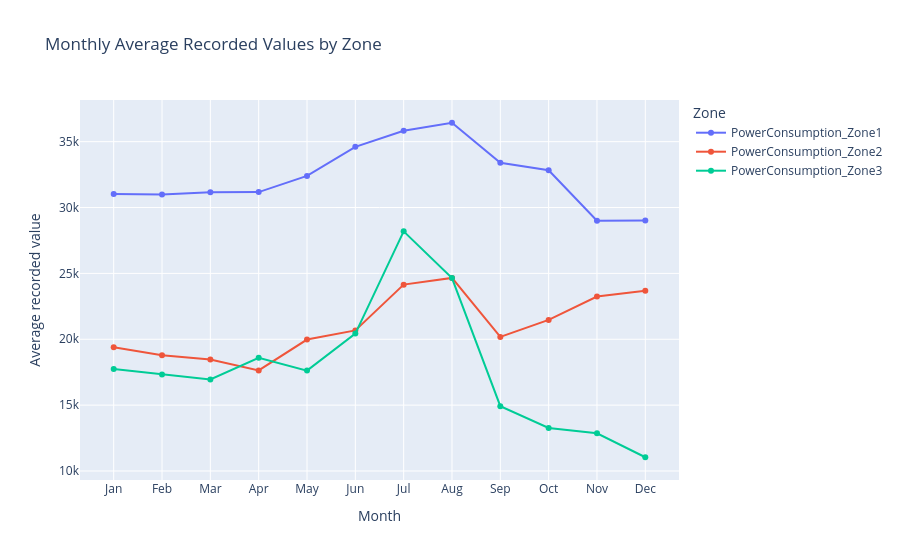

Source (notebook cell):
### Code cell
import plotly.express as px

monthly_plot = monthly_avg.copy()
monthly_plot.index.name = "Month"
monthly_plot = monthly_plot.reset_index()

monthly_long = monthly_plot.melt(
    id_vars="Month",
    var_name="Zone",
    value_name="Average recorded value"
)

fig = px.line(
    monthly_long,
    x="Month",
    y="Average recorded value",
    color="Zone",
    markers=True,
    title="Monthly Average Recorded Values by Zone"
)

fig.show()

### Figure 1 — Plotly figure (JSON) as saved in the notebook; plotly's stock layout.template omitted (floating-point values rounded to 4 significant figures)
{"data": [{"hovertemplate": "Zone=PowerConsumption_Zone1<br>Month=%{x}<br>Average recorded value=%{y}<extra></extra>", "legendgroup": "PowerConsumption_Zone1", "line": {"color": "#636efa", "dash": "solid"}, "marker": {"symbol": "circle"}, "mode": "lines+markers", "name": "PowerConsumption_Zone1", "orientation": "v", "showlegend": true, "type": "scatter", "x": ["Jan", "Feb", "Mar", "Apr", "May", "Jun", "Jul", "Aug", "Sep", "Oct", "Nov", "Dec"], "xaxis": "x", "y": [31030.0, 30990.0, 31160.0, 31170.0, 32400.0, 34610.0, 35830.0, 36440.0, 33400.0, 32830.0, 29000.0, 29020.0], "yaxis": "y"}, {"hovertemplate": "Zone=PowerConsumption_Zone2<br>Month=%{x}<br>Average recorded value=%{y}<extra></extra>", "legendgroup": "PowerConsumption_Zone2", "line": {"color": "#EF553B", "dash": "solid"}, "marker": {"symbol": "circle"}, "mode": "lines+markers", "name": "PowerConsumption_Zone2", "orientation": "v", "showlegend": true, "type": "scatter", "x": ["Jan", "Feb", "Mar", "Apr", "May", "Jun", "Jul", "Aug", "Sep", "Oct", "Nov", "Dec"], "xaxis": "x", "y": [19390.0, 18790.0, 18460.0, 17630.0, 19980.0, 20670.0, 24150.0, 24660.0, 20180.0, 21470.0, 23240.0, 23680.0], "yaxis": "y"}, {"hovertemplate": "Zone=PowerConsumption_Zone3<br>Month=%{x}<br>Average recorded value=%{y}<extra></extra>", "legendgroup": "PowerConsumption_Zone3", "line": {"color": "#00cc96", "dash": "solid"}, "marker": {"symbol": "circle"}, "mode": "lines+markers", "name": "PowerConsumption_Zone3", "orientation": "v", "showlegend": true, "type": "scatter", "x": ["Jan", "Feb", "Mar", "Apr", "May", "Jun", "Jul", "Aug", "Sep", "Oct", "Nov", "Dec"], "xaxis": "x", "y": [17750.0, 17340.0, 16950.0, 18590.0, 17620.0, 20430.0, 28190.0, 24650.0, 14920.0, 13260.0, 12860.0, 11040.0], "yaxis": "y"}], "layout": {"legend": {"title": {"text": "Zone"}, "tracegroupgap": 0}, "title": {"text": "Monthly Average Recorded Values by Zone"}, "xaxis": {"anchor": "y", "domain": [0, 1], "title": {"text": "Month"}}, "yaxis": {"anchor": "x", "domain": [0, 1], "title": {"text": "Average recorded value"}}}}
